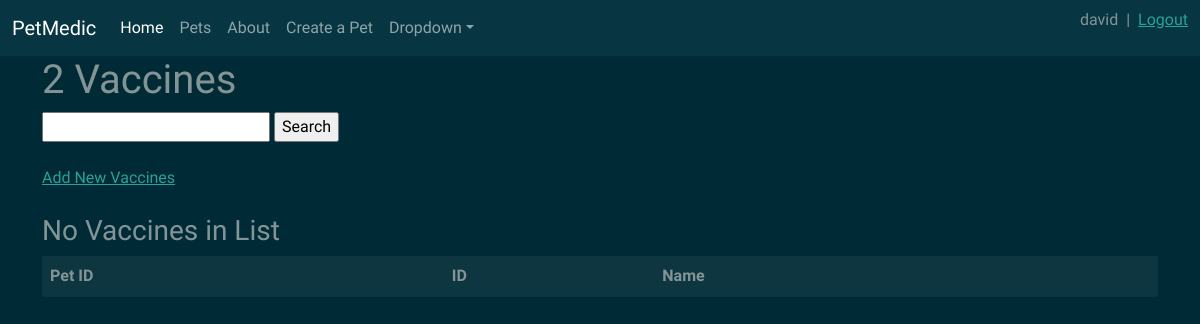
The app's page /pet/2/vaccines/ (signed in), older data.
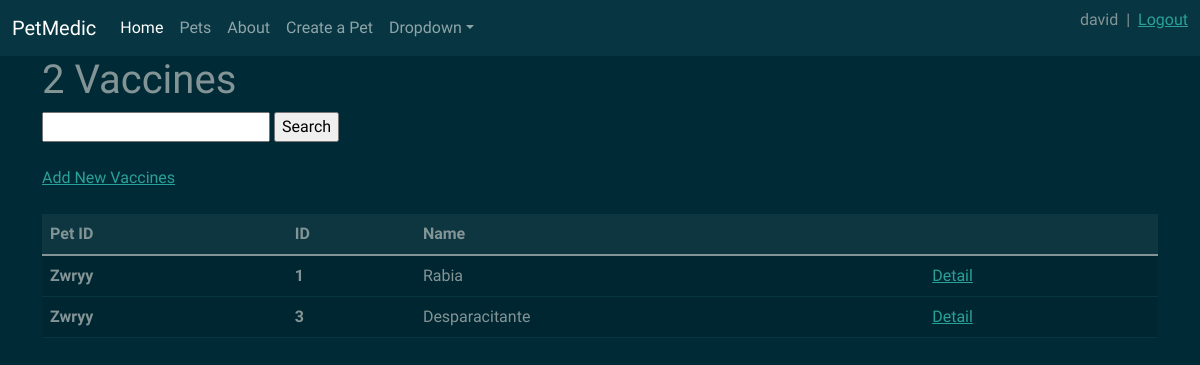
The same page, newer data.
### vaccine/models.py (models this page shows, shortened)
class Vaccine(models.Model):
    pet_id = models.ForeignKey(
        Pet,
        on_delete=models.CASCADE,
        null=True,
        blank=True,
    )
    id = models.AutoField(primary_key=True)
    name = models.CharField(max_length=100)
    updated = models.DateTimeField(auto_now=True)  # hace referencia de cuando de actualiza  (todo el tiempo)
    created = models.DateTimeField(auto_now_add=True)  # hace referencia a cuando se creo la mascota (una vez)

### pet/models.py (models this page shows)
class Pet(models.Model):
    owner = models.ForeignKey(
        User,
        on_delete=models.CASCADE,
        null=True,
        blank=True,
    )
    FEMALE = 'F'
    MALE = 'M'
    GENDER_CHOICES = [
        (FEMALE, 'Female'),
        (MALE, 'Male'),
    ]
    id = models.AutoField(primary_key=True)
    name = models.CharField(max_length=100)
    type_animal = models.CharField(max_length=100)
    raze = models.CharField(max_length=100)
    gender = models.CharField(
        max_length=2,
        choices=GENDER_CHOICES,
        default=FEMALE,
    )
    description = models.TextField(null=True, blank=True)
    birth_day = models.DateField()
    picture = models.CharField(max_length=500)
    updated = models.DateTimeField(auto_now=True)  # hace referencia de cuando de actualiza  (todo el tiempo)
    created = models.DateTimeField(auto_now_add=True)  # hace referencia a cuando se creo la mascota (una vez)
    def __str__(self):
        return self.name

### vaccine/views.py (the view)
# urls.py: path('pet/<int:id_pet>/vaccines/', VaccineList.as_view(), name='vaccine_list'),
class VaccineList(LoginRequiredMixin, ListView):
    model = Vaccine
    context_object_name = 'vaccines'
    template_name = 'vaccine/vaccine_list.html'
    def get_context_data(self, *, object_list=None, **kwargs):
        context = super().get_context_data(**kwargs)
        newPet = Pet()
        newPet.id = self.kwargs['id_pet']
        context['vaccines'] = context['vaccines'].filter(pet_id=newPet.id)
        context['id_pet'] = self.kwargs['id_pet']
        return context

### vaccine/templates/vaccine/vaccine_list.html (shortened to what this page needs)
{% extends 'main.html'%}
{% block content %}
<h1> {{id_pet}}  Vaccines </h1>
<form method="GET">
    <input type="text" name="search-area" value="{{search_input}}">
    <input type="submit" value="Search">
</form>
<br>
<a href="{% url 'vaccine_create' id_pet %}">Add New Vaccines</a>
<br>
<br>
<div>
    <table class="table table-hover">
        <thead>
        <tr>
            <th scope="col">Pet ID</th>
            <th scope="col">ID</th>
            <th scope="col">Name</th>
            <th scope="col"></th>
        </tr>
        </thead>
        <tbody>
        {% for vaccine in vaccines %}
        <tr class="table-active">
            <th scope="row">{{vaccine.pet_id}}</th>
            <th scope="row">{{vaccine.id}}</th>
            <td>{{vaccine.name}}</td>
            <td><a href="{% url 'vaccine_detail' id_pet vaccine.id %}">Detail</a></td>
        </tr>
        {% empty %}
        <h3> No Vaccines in List </h3>
        {% endfor %}
    </table>
</div>
{% endblock %}

Row changes from the older to the newer data that the page shows:
added Vaccine: pet_id "Zwryy", id "1", name "Rabia"
added Vaccine: pet_id "Zwryy", id "3", name "Desparacitante"
Text that changed along with them:
text no longer shown: "No Vaccines in List"
